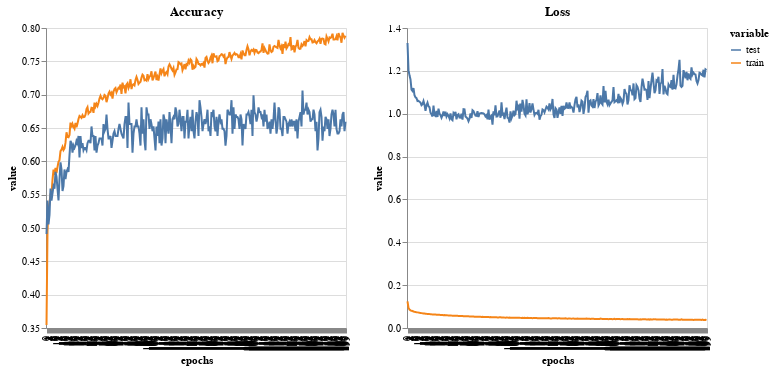

Notebook source saved alongside this figure:
### Code cell
# Je crée les dataframes
train_val_acc_df = pd.DataFrame.from_dict(accuracy_stats).reset_index().melt(id_vars=['index']).rename(columns={"index":"epochs"})
train_val_loss_df = pd.DataFrame.from_dict(loss_stats).reset_index().melt(id_vars=['index']).rename(columns={"index":"epochs"})

#je trace loss and accuracy pour train et test


char1=alt.Chart(train_val_acc_df).mark_line().encode(
            x=alt.X('epochs:O',scale=alt.Scale(zero=False)),
            y=alt.Y('value:Q',scale=alt.Scale(zero=False)),
            color='variable:N').properties(height=300,width=300,title='Accuracy')


char2=alt.Chart(train_val_loss_df).mark_line().encode(
            x='epochs:O',
            y='value:Q',
            color='variable:N').properties(height=300,width=300,title='Loss')

alt.hconcat(char1,char2).resolve_scale(y='independent')

### Figure 1 — Vega-Lite specification as saved in the notebook (floating-point values rounded to 4 significant figures; data arrays with more than 128 entries replaced by an {"elided": "..."} marker saying what was removed)
{"config": {"view": {"continuousWidth": 400, "continuousHeight": 300}}, "hconcat": [{"data": {"name": "data-acc322fa2b415f7d8a06e060493f93b8"}, "mark": "line", "encoding": {"color": {"type": "nominal", "field": "variable"}, "x": {"type": "ordinal", "field": "epochs", "scale": {"zero": false}}, "y": {"type": "quantitative", "field": "value", "scale": {"zero": false}}}, "height": 300, "title": "Accuracy", "width": 300}, {"data": {"name": "data-f41210ca7981a3ea2ba48d1ce01507fc"}, "mark": "line", "encoding": {"color": {"type": "nominal", "field": "variable"}, "x": {"type": "ordinal", "field": "epochs"}, "y": {"type": "quantitative", "field": "value"}}, "height": 300, "title": "Loss", "width": 300}], "resolve": {"scale": {"y": "independent"}}, "$schema": "https://vega.github.io/schema/vega-lite/v4.8.1.json", "datasets": {"data-acc322fa2b415f7d8a06e060493f93b8": {"elided": "600 records"}, "data-f41210ca7981a3ea2ba48d1ce01507fc": {"elided": "600 records"}}}
